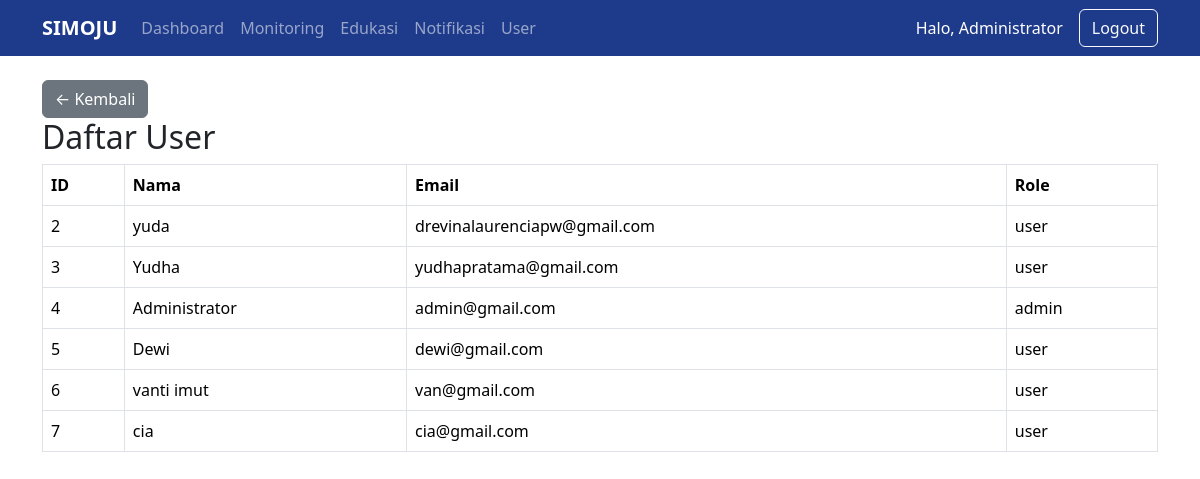
The page /public/index.php?url=UserController/index (signed in) on the database its author committed.
### tables this page shows
CREATE TABLE `users` (
  `id` int(11) NOT NULL AUTO_INCREMENT,
  `nama` varchar(100) NOT NULL,
  `email` varchar(100) NOT NULL,
  `password` varchar(255) NOT NULL,
  `role` enum('admin','user') DEFAULT 'user',
  `created_at` timestamp NOT NULL DEFAULT current_timestamp(),
  PRIMARY KEY (`id`),
  UNIQUE KEY `email` (`email`)
);

### app/core/Controller.php (called while the page is built, shortened)
<?php
class Controller {
    public function model($model)
    {
        return new $model();
    }
    public function view($view, $data = [])
    {
         require_once '../app/views/templates/header.php';
        require_once '../app/views/' . $view . '.php';
        require_once '../app/views/templates/footer.php';
    }
}

### app/controllers/UserController.php (called while the page is built, shortened)
<?php
class UserController extends Controller {
    public function index()
    {
        $user = $this->model('User');
        $data['users'] =
        $user->getAllUser();
        $this->view(
            'user/index',
            $data
        );
    }
}

### app/core/App.php (called while the page is built, shortened)
<?php
class App {
    protected $method = 'index';
    protected $params = [];
    public function __construct()
    {
        $url = $this->parseURL();
        if(isset($url[0]) && file_exists('../app/controllers/' . $url[0] . '.php')) {
            unset($url[0]);
        }
        $this->controller = new $this->controller;
        if(isset($url[1]) && method_exists($this->controller, $url[1])) {
            $this->method = $url[1];
        }
        call_user_func_array(
            [$this->controller, $this->method],
            $this->params
        );
    }
    public function parseURL()
    {
        if(isset($_GET['url']))
        {
            $url = rtrim($_GET['url'], '/');
            $url = filter_var($url, FILTER_SANITIZE_URL);
            return explode('/', $url);
        }
    }
}

### public/index.php (called while the page is built, shortened)
<?php
$app = new App;

### app/core/Database.php (called while the page is built, shortened)
<?php
class Database {
    private $conn;
    public function __construct()
    {
        $this->conn = new mysqli(
            DB_HOST,
            DB_USER,
            DB_PASS,
            DB_NAME
        );
    }
    public function getConnection()
    {
        return $this->conn;
    }
}

### app/core/Model.php (called while the page is built, shortened)
<?php
require_once 'Database.php';
class Model {
    public function __construct()
    {
        $database = new Database();
        $this->db = $database->getConnection();
    }
}

### app/models/User.php (called while the page is built, shortened)
<?php
class User extends Model {
    public function getAllUser()
    {
        $query = "SELECT * FROM users";
        return $this->db->query($query);
    }
}

### app/views/user/index.php (the view)
<div class="container mt-4">
        <a
        href="index.php?url=HomeController/dashboard"
        class="btn btn-secondary">
            ← Kembali
        </a>
    <h2>
        Daftar User
    </h2>
    <table class="table table-bordered">
        <thead>
            <tr>
                <th>ID</th>
                <th>Nama</th>
                <th>Email</th>
                <th>Role</th>
            </tr>
        </thead>
        <tbody>
        <?php while(
        $row =
        $data['users']->fetch_assoc()
        ): ?>
            <tr>
                <td>
                    <?= $row['id']; ?>
                </td>
                <td>
                    <?= $row['nama']; ?>
                </td>
                <td>
                    <?= $row['email']; ?>
                </td>
                <td>
                    <?= $row['role']; ?>
                </td>
            </tr>
        <?php endwhile; ?>
        </tbody>
    </table>
</div>

### rows shown on the page
users: id "2", nama "yuda", email "drevinalaurenciapw@gmail.com", role "user"
users: id "3", nama "Yudha", email "yudhapratama@gmail.com", role "user"
users: id "4", nama "Administrator", email "admin@gmail.com", role "admin"
users: id "5", nama "Dewi", email "dewi@gmail.com", role "user"
users: id "6", nama "vanti imut", email "van@gmail.com", role "user"
users: id "7", nama "cia", email "cia@gmail.com", role "user"

### other values the page prints
$_SESSION['nama'] "Administrator"
